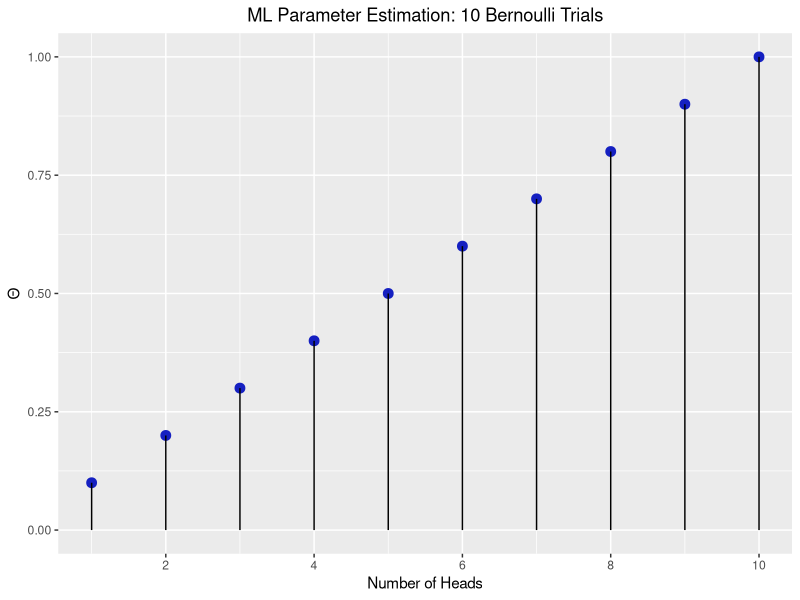
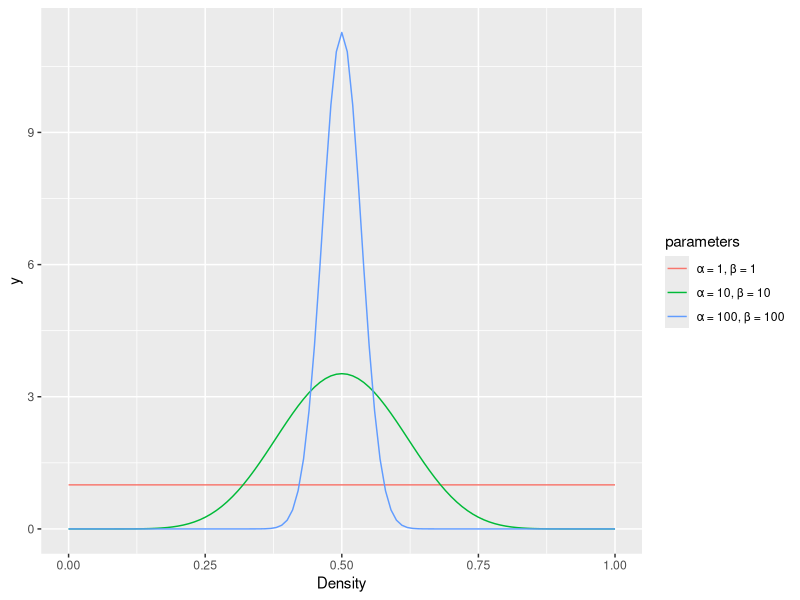
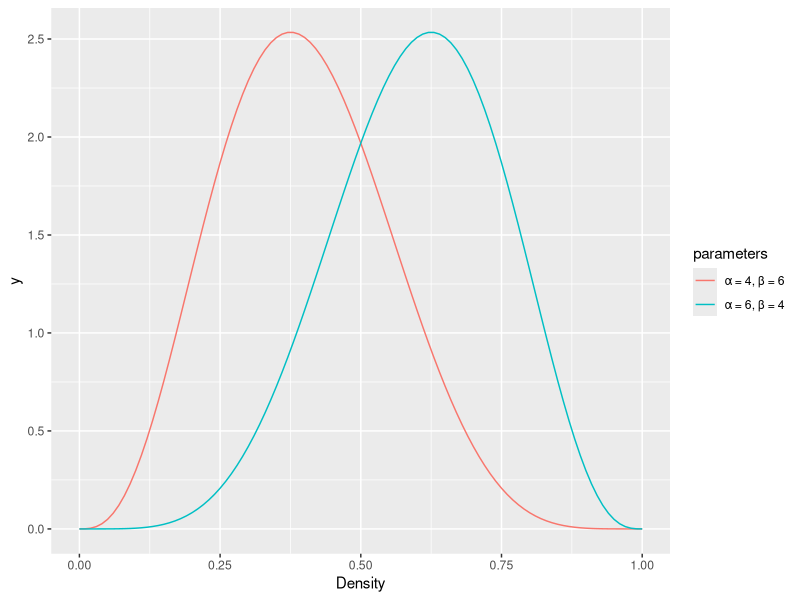

These charts were generated, in order, by the following R code:
## ---- chunk 1
library(ggplot2)
heads = 1:10
flips = 10
ds <- data.frame(heads, flips = rep(flips, length(heads)))
ds$theta <- ds$heads/ds$flips


ggplot(ds, aes(x = heads,
               y = theta)) + 
  geom_point(color ='#1520c1', size = 3) + 
  geom_linerange(aes(x=heads,
                     y=NULL, ymax=theta,
                     ymin=0)) +
  scale_x_continuous(breaks = seq(0,10,2), labels = seq(0,10,2)) + 
  labs(y='\U0398', x="Number of Heads", title ="ML Parameter Estimation: 10 Bernoulli Trials") +
  theme(plot.title = element_text(hjust = 0.5))
## ---- chunk 2
library(ggplot2)
a <- c(1, 10, 100)
b <- c(1, 10, 100)
params <- cbind(a,b)
ds <- NULL
n <- seq(0,1,0.01)
for(i in 1:nrow(params)){
  ds <- rbind(data.frame(x = n, y = dbeta(n, params[i,1], params[i,2]),
                             parameters = paste0("\U03B1 = ",params[i,1],
                                                 ", \U03B2 = ", params[i,2])), ds)
}

ggplot(ds, aes(x = x, y = y, color=parameters)) + geom_line() + 
  labs(x = 'Density')

## ---- chunk 3
library(ggplot2)
a <- c(6, 4)
b <- c(4, 6)
params <- cbind(a,b)
ds <- NULL
n <- seq(0,1,0.01)
for(i in 1:nrow(params)){
  ds <- rbind(data.frame(x = n, y = dbeta(n, params[i,1], params[i,2]),
                             parameters = paste0("\U03B1 = ",params[i,1],
                                                 ", \U03B2 = ", params[i,2])), ds)
}

ggplot(ds, aes(x = x, y = y, color=parameters)) + geom_line() + 
  labs(x = 'Density')
